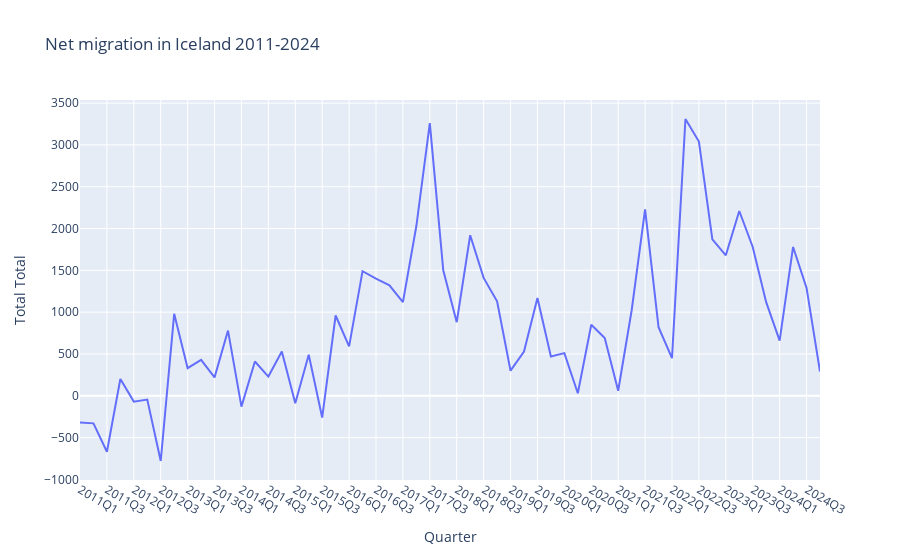

The cell this chart's notebook holds for it:
### Code cell
df = convert_to_df(Flux)
(
    df.loc[lambda s: s.Event == 'Net migration',['Quarter','Total Total']]
    .plot(x='Quarter',y='Total Total',title='Net migration in Iceland 2011-2024')
)

### Figure 1 — Plotly figure (JSON) as saved in the notebook; plotly's stock layout.template omitted (floating-point values rounded to 4 significant figures)
{"data": [{"hovertemplate": "Quarter=%{x}<br>Total Total=%{y}<extra></extra>", "legendgroup": "", "line": {"color": "#636efa", "dash": "solid"}, "marker": {"symbol": "circle"}, "mode": "lines", "name": "", "orientation": "v", "showlegend": false, "type": "scatter", "x": ["2011Q1", "2011Q2", "2011Q3", "2011Q4", "2012Q1", "2012Q2", "2012Q3", "2012Q4", "2013Q1", "2013Q2", "2013Q3", "2013Q4", "2014Q1", "2014Q2", "2014Q3", "2014Q4", "2015Q1", "2015Q2", "2015Q3", "2015Q4", "2016Q1", "2016Q2", "2016Q3", "2016Q4", "2017Q1", "2017Q2", "2017Q3", "2017Q4", "2018Q1", "2018Q2", "2018Q3", "2018Q4", "2019Q1", "2019Q2", "2019Q3", "2019Q4", "2020Q1", "2020Q2", "2020Q3", "2020Q4", "2021Q1", "2021Q2", "2021Q3", "2021Q4", "2022Q1", "2022Q2", "2022Q3", "2022Q4", "2023Q1", "2023Q2", "2023Q3", "2023Q4", "2024Q1", "2024Q2", "2024Q3", "2024Q4"], "xaxis": "x", "y": [-320, -330, -670, 200, -70, -45, -780, 980, 330, 430, 220, 780, -130, 410, 230, 530, -90, 490, -260, 960, 590, 1490, 1400, 1320, 1120, 2030, 3260, 1500, 880, 1920, 1410, 1130, 300, 530, 1170, 470, 510, 30, 850, 690, 60, 1020, 2230, 820, 450, 3310, 3040, 1870, 1680, 2210, 1780, 1120, 660, 1780, 1290, 290], "yaxis": "y"}], "layout": {"legend": {"tracegroupgap": 0}, "title": {"text": "Net migration in Iceland 2011-2024"}, "xaxis": {"anchor": "y", "domain": [0, 1], "title": {"text": "Quarter"}}, "yaxis": {"anchor": "x", "domain": [0, 1], "title": {"text": "Total Total"}}}}
